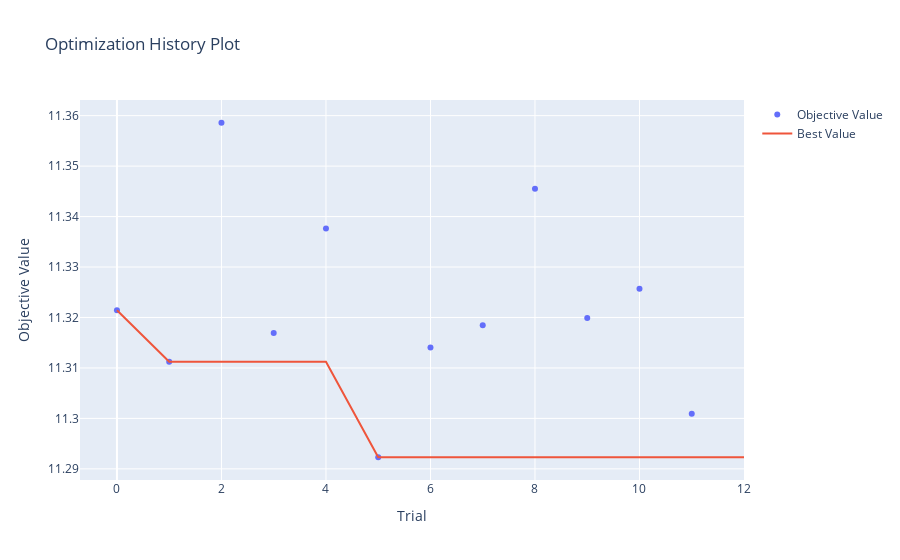

Notebook code for this chart:
### Code cell
optuna.visualization.plot_optimization_history(study)
#fig.write_image("fig.png")
#fig.update_layout(template='plotly_dark', title='<b>Optimization History Plot', title_x=0.5)
#fig.show()

### Figure 1 — Plotly figure (JSON) as saved in the notebook; plotly's stock layout.template omitted (floating-point values rounded to 4 significant figures)
{"data": [{"mode": "markers", "name": "Objective Value", "type": "scatter", "x": [0, 1, 2, 3, 4, 5, 6, 7, 8, 9, 10, 11], "y": [11.32, 11.31, 11.36, 11.32, 11.34, 11.29, 11.31, 11.32, 11.35, 11.32, 11.33, 11.3]}, {"mode": "lines", "name": "Best Value", "type": "scatter", "x": [0, 1, 2, 3, 4, 5, 6, 7, 8, 9, 10, 11, 12], "y": [11.32, 11.31, 11.31, 11.31, 11.31, 11.29, 11.29, 11.29, 11.29, 11.29, 11.29, 11.29, 11.29]}, {"marker": {"color": "#cccccc"}, "mode": "markers", "name": "Infeasible Trial", "showlegend": false, "type": "scatter", "x": [], "y": []}], "layout": {"autosize": true, "title": {"text": "Optimization History Plot"}, "xaxis": {"autorange": true, "range": [-0.7062, 12], "title": {"text": "Trial"}, "type": "linear"}, "yaxis": {"autorange": true, "range": [11.29, 11.36], "title": {"text": "Objective Value"}, "type": "linear"}}}
